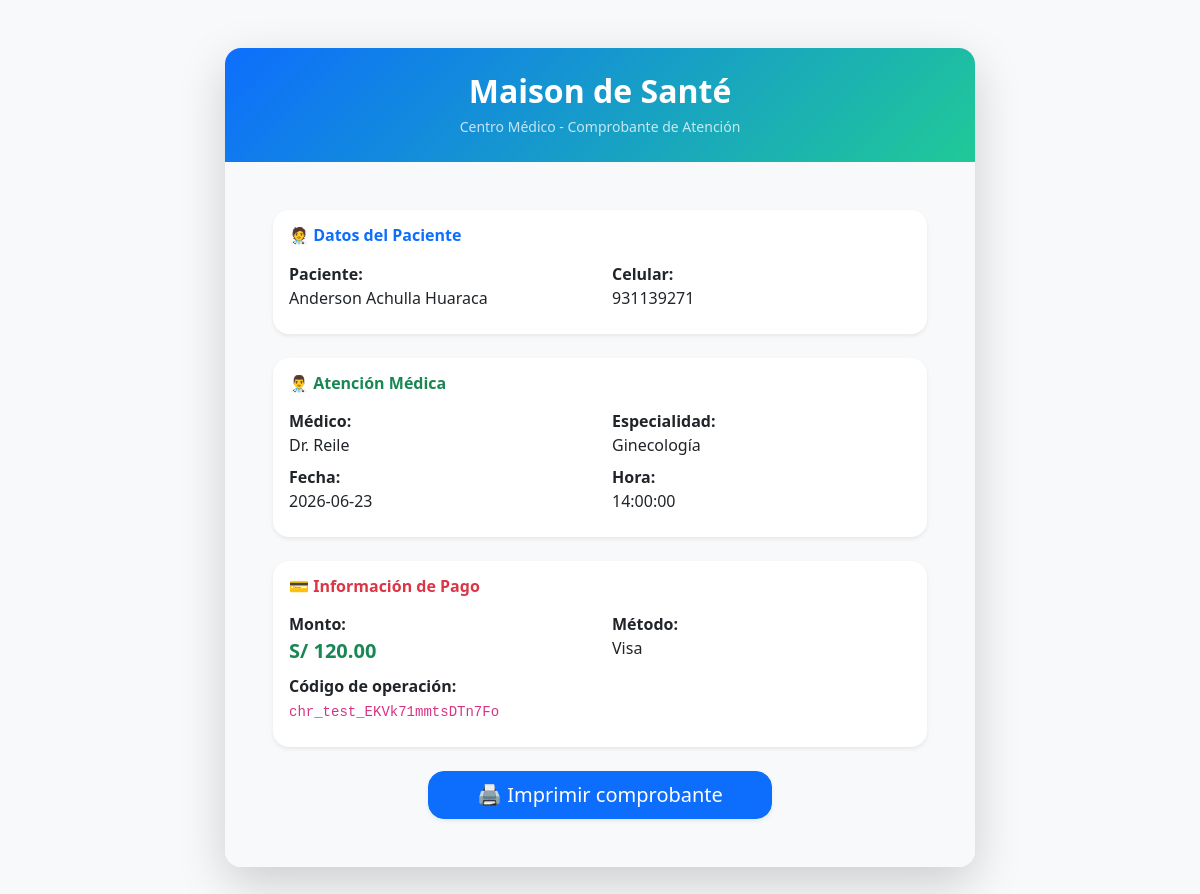
Screenshot of /Vistas/comprobante.php?id=46 with the database file from the repository.
### tables this page shows
CREATE TABLE `pagos` (
  `id` int(11) NOT NULL,
  `id_cita` int(11) NOT NULL,
  `monto` decimal(10,2) DEFAULT NULL,
  `estado` varchar(30) DEFAULT NULL,
  `metodo_pago` varchar(50) DEFAULT NULL,
  `culqi_charge_id` varchar(100) DEFAULT NULL,
  `fecha_pago` datetime DEFAULT current_timestamp()
);

CREATE TABLE `pacientes` (
  `id_paciente` int(11) NOT NULL,
  `id_usuario` int(11) NOT NULL,
  `nombres` varchar(30) NOT NULL,
  `apellidos` varchar(30) NOT NULL,
  `dni` int(8) NOT NULL,
  `fecha_nacimiento` date NOT NULL,
  `celular` int(9) NOT NULL,
  `direccion` varchar(50) NOT NULL
);

CREATE TABLE `medicos` (
  `id` int(11) NOT NULL,
  `id_usuario` int(11) DEFAULT NULL,
  `nombre` varchar(100) NOT NULL,
  `id_especialidad` int(11) DEFAULT NULL,
  `telefono` varchar(20) NOT NULL,
  `estado` varchar(20) DEFAULT 'Activo'
);

CREATE TABLE `especialidades` (
  `id` int(11) NOT NULL,
  `nombre` varchar(50) NOT NULL,
  `estado` varchar(20) DEFAULT 'Activo',
  `precio_consulta` decimal(10,2) DEFAULT NULL
);

CREATE TABLE `citas` (
  `id` int(11) NOT NULL,
  `id_paciente` int(11) NOT NULL,
  `fecha` date NOT NULL,
  `hora` time NOT NULL,
  `id_medico` int(11) DEFAULT NULL,
  `estado` varchar(20) DEFAULT 'Pendiente',
  `monto` decimal(10,2) DEFAULT NULL,
  `estado_pago` varchar(20) DEFAULT 'Pendiente'
);

### Vistas/comprobante.php (the view, shortened to what this page needs)
<?php
include '../ConexionDB/conexion.php';
$id = $_GET['id'];
$sql1 = "SELECT id
         FROM pagos
         WHERE id_cita = $id";
$resultado1 = mysqli_query($conexion, $sql1);
$row1 = mysqli_fetch_assoc($resultado1);
$id_pago = $row1['id'];
$sql = "
SELECT
    p.*,
    e.nombre AS especialidad,
    c.fecha,
    c.hora,
    CONCAT(pa.nombres, ' ',pa.apellidos) AS nombre_paciente,
    pa.celular AS celular,
    m.nombre AS nombre_medico
FROM pagos p
INNER JOIN citas c
ON p.id_cita = c.id
INNER JOIN pacientes pa
ON c.id_paciente = pa.id_paciente
INNER JOIN medicos m
ON c.id_medico = m.id
INNER JOIN especialidades e
ON m.id_especialidad = e.id
WHERE p.id = '$id_pago'
";
$r = $conexion->query($sql);
$f = $r->fetch_assoc();
?>
<!DOCTYPE html>
<html lang="es">
<head>
    <link href="https://cdn.jsdelivr.net/npm/bootstrap@5.3.7/dist/css/bootstrap.min.css" rel="stylesheet">
</head>
<body class="bg-light">
    <div class="container py-5">
        <div class="card shadow-lg border-0 mx-auto rounded-4"
            style="max-width:750px; overflow:hidden;">
            <div class="p-4 text-white text-center"
                style="background: linear-gradient(135deg, #0d6efd, #20c997);">
                <h2 class="fw-bold mb-1">
                    Maison de Santé
                </h2>
                <small class="opacity-75">
                    Centro Médico - Comprobante de Atención
                </small>
            </div>
            <div class="card-body p-5 bg-light">
                <div class="mb-4 p-3 bg-white rounded-4 shadow-sm">
                    <h6 class="text-primary fw-bold mb-3">
                        🧑‍⚕️ Datos del Paciente
                    </h6>
                    <div class="row">
                        <div class="col-md-6 mb-2">
                            <strong>Paciente:</strong><br>
                            <?php echo $f['nombre_paciente']; ?>
                        </div>
                        <div class="col-md-6 mb-2">
                            <strong>Celular:</strong><br>
                            <?php echo $f['celular']; ?>
                        </div>
                    </div>
                </div>
                <div class="mb-4 p-3 bg-white rounded-4 shadow-sm">
                    <h6 class="text-success fw-bold mb-3">
                        👨‍⚕️ Atención Médica
                    </h6>
                    <div class="row">
                        <div class="col-md-6 mb-2">
                            <strong>Médico:</strong><br>
                            <?php echo "Dr. " . htmlspecialchars($f['nombre_medico']); ?>
                        </div>
                        <div class="col-md-6 mb-2">
                            <strong>Especialidad:</strong><br>
                            <?php echo $f['especialidad']; ?>
                        </div>
                        <div class="col-md-6 mb-2">
                            <strong>Fecha:</strong><br>
                            <?php echo $f['fecha']; ?>
                        </div>
                        <div class="col-md-6 mb-2">
                            <strong>Hora:</strong><br>
                            <?php echo $f['hora']; ?>
                        </div>
                    </div>
                </div>
                <div class="mb-4 p-3 bg-white rounded-4 shadow-sm">
                    <h6 class="text-danger fw-bold mb-3">
                        💳 Información de Pago
                    </h6>
                    <div class="row">
                        <div class="col-md-6 mb-2">
                            <strong>Monto:</strong><br>
                            <span class="fs-5 fw-bold text-success">
                                S/ <?php echo $f['monto']; ?>
                            </span>
                        </div>
                        <div class="col-md-6 mb-2">
                            <strong>Método:</strong><br>
                            <?php echo $f['metodo_pago']; ?>
                        </div>
                        <div class="col-md-12 mb-2">
                            <strong>Código de operación:</strong><br>
                            <code><?php echo $f['culqi_charge_id']; ?></code>
                        </div>
                    </div>
                </div>
                <div class="text-center mt-4">
                    <button onclick="window.print()"
                        class="btn btn-lg btn-primary rounded-4 px-5 shadow-sm">
                        🖨️ Imprimir comprobante
                    </button>
                </div>
            </div>
        </div>
    </div>
</body>
</html>

### rows the page displays
pagos: pacientes.celular "931139271", medicos.nombre "Reile", especialidades.nombre "Ginecología", id_cita.fecha "2026-06-23", id_cita.hora "14:00:00", monto "120.00", metodo_pago "Visa", culqi_charge "chr_test_EKVk71mmtsDTn7Fo"

### other values shown
$f['nombre_paciente'] "Anderson Achulla Huaraca"
